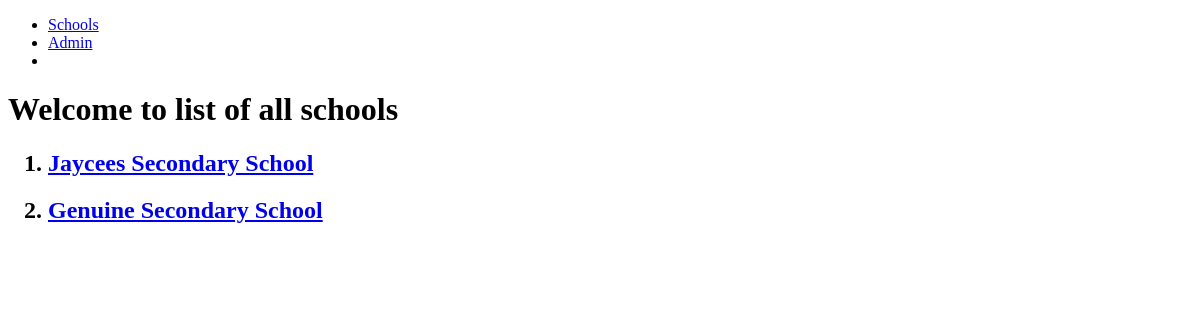
Before: /student_app/schoollist/ with the older database file.
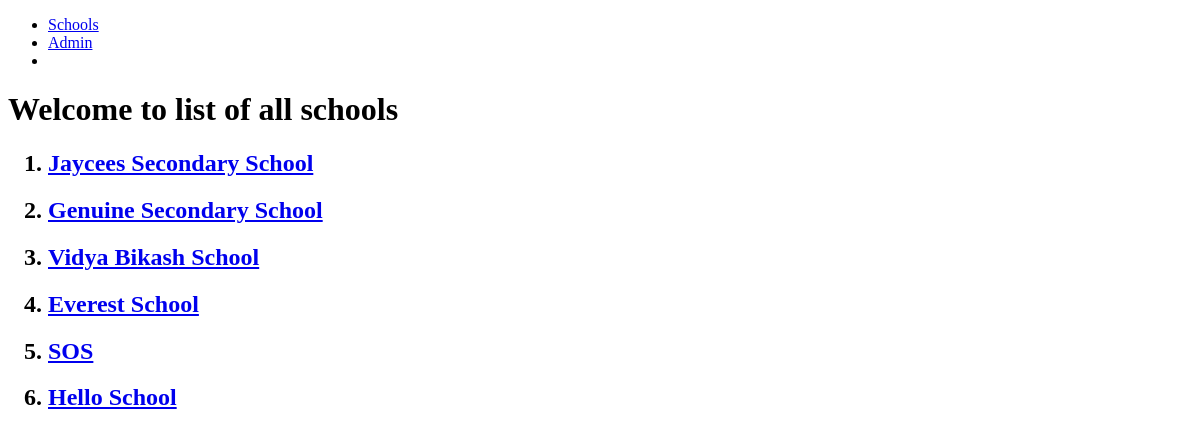
After: the same page with the newer database file.
### student_app/models.py (models this page shows, shortened)
class School(models.Model):
    name = models.CharField(max_length = 256)
    principal = models.CharField(max_length = 256)
    location = models.CharField(max_length = 256)

### student_app/views.py (the view)
class SchoolListView(ListView):
    context_object_name = 'schools' #for custom context name
    model = models.School

### student_app/templates/student_app/school_list.html
{% extends "student_app/student_app_base.html" %}
{% block body_block %}
    <h1>Welcome to list of all schools</h1>
    <ol>
        {% for school in schools %}
            <h2><li><a href="{{ school.id }}">{{ school.name }}</a></li></h2>
        {% endfor %}
    </ol>
{% endblock %}

Changed rows visible on the page:
added School: name "Vidya Bikash School"
added School: name "Everest School"
added School: name "SOS"
added School: name "Hello School"
